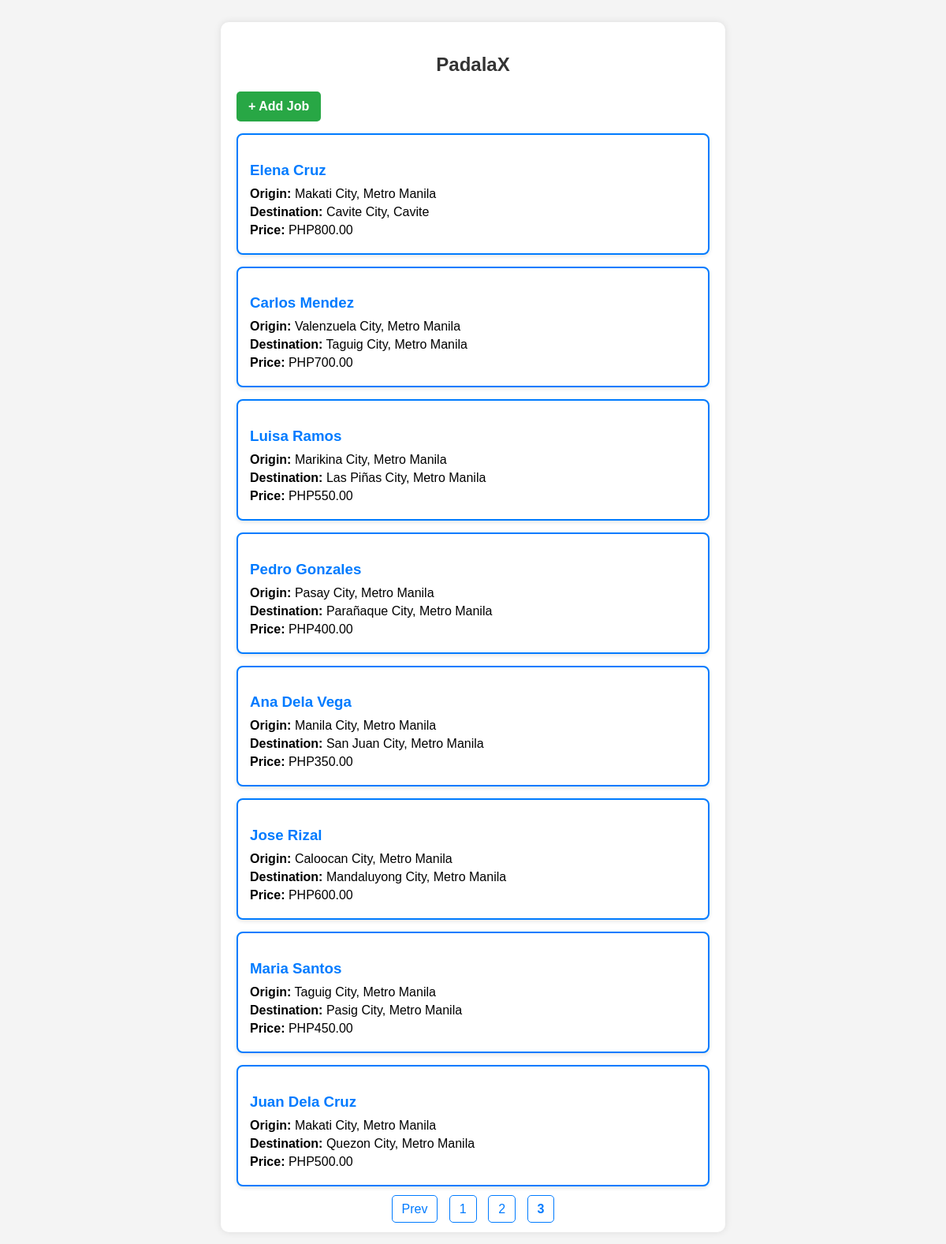
/?page=3, run on the app's committed database.
### tables this page shows
CREATE TABLE `job_postings` (
  `id` int(11) NOT NULL,
  `client_name` varchar(100) NOT NULL,
  `origin` varchar(100) NOT NULL,
  `destination` varchar(100) NOT NULL,
  `price` decimal(10,2) NOT NULL
);

### fetch_jobs.php (the view, shortened to what this page needs)
<?php
include 'config.php';
$limit = 10;
$page = isset($_GET['page']) ? (int)$_GET['page'] : 1;
$offset = ($page - 1) * $limit;
$total_query = $conn->query("SELECT COUNT(*) AS total FROM job_postings");
$total_jobs = $total_query->fetch(PDO::FETCH_ASSOC)['total'];
$total_pages = ceil($total_jobs / $limit);
$sql = "SELECT id, client_name, origin, destination, price
        FROM job_postings
        ORDER BY id DESC
        LIMIT :limit OFFSET :offset";
$stmt = $conn->prepare($sql);
$stmt->bindParam(':limit', $limit, PDO::PARAM_INT);
$stmt->bindParam(':offset', $offset, PDO::PARAM_INT);
$stmt->execute();
$jobs = $stmt->fetchAll(PDO::FETCH_ASSOC);
foreach ($jobs as $job): ?>
    <div class="job-box">
        <h3><a href="details.php?id=<?= $job['id']; ?>"><?= htmlspecialchars($job['client_name']); ?></a></h3>
        <p><strong>Origin:</strong> <?= htmlspecialchars($job['origin']); ?></p>
        <p><strong>Destination:</strong> <?= htmlspecialchars($job['destination']); ?></p>
        <p><strong>Price:</strong> PHP<?= htmlspecialchars($job['price']); ?></p>
    </div>
<?php endforeach; ?>
<div class="pagination">
    <?php if ($page > 1): ?>
        <a href="?page=<?= $page - 1 ?>">Prev</a>
    <?php endif; ?>
    <?php for ($i = 1; $i <= $total_pages; $i++): ?>
        <a href="?page=<?= $i ?>" <?= $i == $page ? 'style="font-weight: bold;"' : '' ?>><?= $i ?></a>
    <?php endfor; ?>
</div>

### css/styles.css (style rules this page uses)
body { font-family: Arial, sans-serif; background-color: #f4f4f4; padding: 20px; }
.job-box { background: white; border: 2px solid #007BFF; border-radius: 8px; padding: 15px; margin-bottom: 15px; box-shadow: 0 2px 5px rgba(0, 0, 0, 0.1); }
.job-box h3 { color: #007BFF; margin-bottom: 10px; }
.job-box p { margin: 5px 0; font-size: 16px; }
.job-box a { text-decoration: none; color: #007BFF; font-weight: bold; }
.pagination { text-align: center; margin-top: 20px; }
.pagination a { padding: 8px 12px; margin: 0 5px; text-decoration: none; border: 1px solid #007BFF; border-radius: 5px; color: #007BFF; background: white; }

### data on the page
job_postings: client_name "Elena Cruz", origin "Makati City, Metro Manila", destination "Cavite City, Cavite", price "800.00"
job_postings: client_name "Carlos Mendez", origin "Valenzuela City, Metro Manila", destination "Taguig City, Metro Manila", price "700.00"
job_postings: client_name "Luisa Ramos", origin "Marikina City, Metro Manila", destination "Las Piñas City, Metro Manila", price "550.00"
job_postings: client_name "Pedro Gonzales", origin "Pasay City, Metro Manila", destination "Parañaque City, Metro Manila", price "400.00"
job_postings: client_name "Ana Dela Vega", origin "Manila City, Metro Manila", destination "San Juan City, Metro Manila", price "350.00"
job_postings: client_name "Jose Rizal", origin "Caloocan City, Metro Manila", destination "Mandaluyong City, Metro Manila", price "600.00"
job_postings: client_name "Maria Santos", origin "Taguig City, Metro Manila", destination "Pasig City, Metro Manila", price "450.00"
job_postings: client_name "Juan Dela Cruz", origin "Makati City, Metro Manila", destination "Quezon City, Metro Manila", price "500.00"
